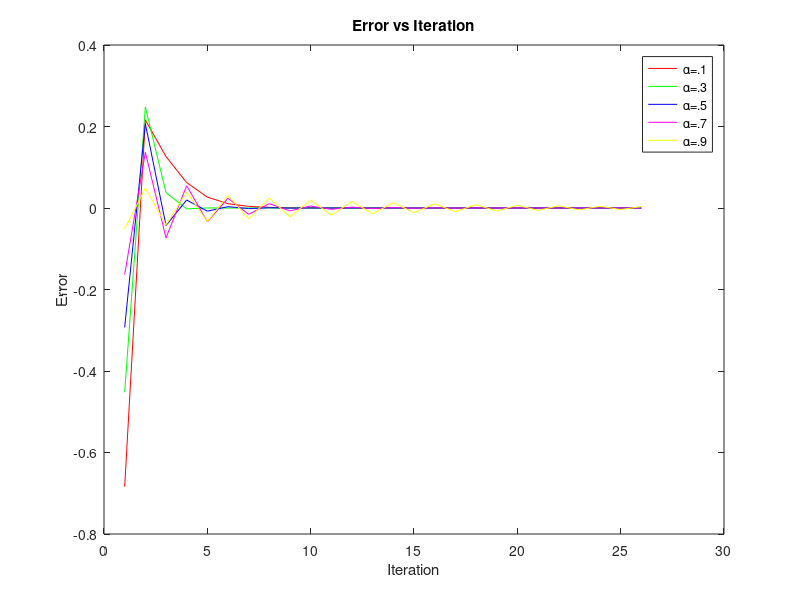

Write the MATLAB code that produced this figure.
function m4_3
    close all;
    N=25;
    a = [.1 .3 .5 .7 .9];
    rgb = 'rgbmy';
    for (i=1:length(a))
        y = iir_sqrt(a(i),N);
        plot(1:N+1,sqrt(a(i))-y,rgb(i));
        hold on;
    end
    title('Error vs Iteration');
    xlabel('Iteration'); ylabel('Error');
    legend('\alpha=.1','\alpha=.3','\alpha=.5','\alpha=.7','\alpha=.9');
end

function y = iir_sqrt(a,N)
    y = zeros(N+1,1);
    y(1) = 1; % initial guess
    for (i=2:N+1)
        y(i) = a - y(i-1)^2 + y(i-1);
    end
end
